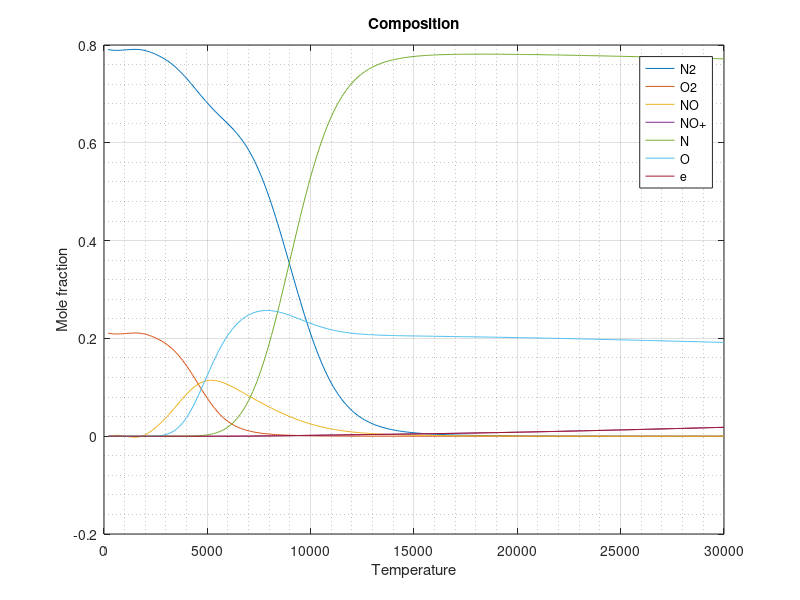
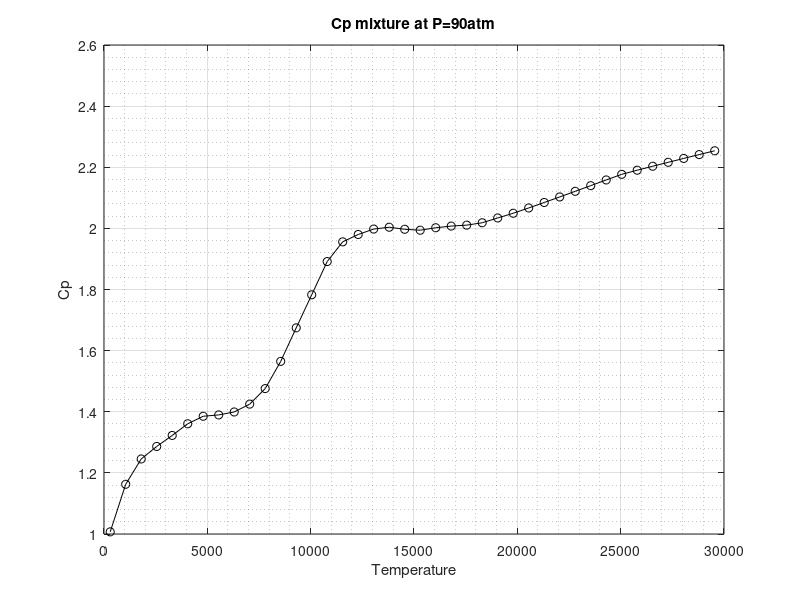

Reproduce these figures in MATLAB, in order.
%% Program to find Cp of air.
close all; clear all; clc;

%% INPUT

% Gas constant
R = 8.314;

% Composition
comp = dlmread('comp_P_90atm.dat');

% Cp individual
data_N2  = dlmread('CpN2.dat');
data_O2  = dlmread('CpO2.dat');
data_NO  = dlmread('CpNO.dat');
data_NO1 = dlmread('CpNO+.dat');
data_N   = dlmread('CpN.dat');
data_O   = dlmread('CpO.dat');
data_e   = dlmread('Cpe.dat');

%% Plot each one

T_p = comp(:,1);
n_p = comp(:,2:end);   

T_plot = 200:100:30000;
np_1 = spline(T_p,n_p(:,1),200:100:30000);
np_2 = spline(T_p,n_p(:,2),200:100:30000);
np_3 = spline(T_p,n_p(:,3),200:100:30000);
np_4 = spline(T_p,n_p(:,4),200:100:30000);
np_5 = spline(T_p,n_p(:,5),200:100:30000);
np_6 = spline(T_p,n_p(:,6),200:100:30000);
np_7 = spline(T_p,n_p(:,7),200:100:30000);

N_p = [np_1' np_2' np_3' np_4' np_5' np_6' np_7'];
figure(1)
plot(T_plot,N_p);
grid on;
grid minor;
title('Composition')
xlabel('Temperature')
ylabel('Mole fraction')
legend('N2','O2','NO','NO+','N','O','e')

%% Find Cp mixture

T_out  = [];
Cp_mix = [];

for T = 300:750:30000
    
    T_out  = [T_out T];
    
    % Mole fraction
    nN2  = spline(comp(:,1),comp(:,2),T);
    nO2  = spline(comp(:,1),comp(:,3),T);
    nNO  = spline(comp(:,1),comp(:,4),T);
    nNOe = spline(comp(:,1),comp(:,5),T);
    nN   = spline(comp(:,1),comp(:,6),T);
    nO   = spline(comp(:,1),comp(:,7),T);
    
    % Mass fraction
    M    = 28*nN2 + 32*nO2 + 30*nNO + 30*nNOe + 14*nN + 16*nO;
    
    CpN2 = spline(data_N2(:,1),data_N2(:,2),T)*R/28;
    CpO2 = spline(data_O2(:,1),data_O2(:,2),T)*R/32;
    CpNO = spline(data_NO(:,1),data_NO(:,2),T)*R/30;
    CpNOe= spline(data_NO1(:,1),data_NO1(:,2),T)*R/30;
    CpN  = spline(data_N(:,1),data_N(:,2),T)*R/14;
    CpO  = spline(data_O(:,1),data_O(:,2),T)*R/16;
    
    Cp = (CpN2*28*nN2 + CpO2*32*nO2 + CpNO*30*nNO + CpNOe*30*nNOe + CpN*14*nN + CpO*16*nO)/M;
    
    Cp_mix = [Cp_mix Cp];
    
end

OUT = [T_out' Cp_mix'];

%% Plot Cp of air

figure(2)
plot(T_out,Cp_mix,'-ko')
grid on
grid minor
title('Cp mixture at P=90atm')
xlabel('Temperature')
ylabel('Cp')

%% Save data to file

%  save Cpair_90atm.dat OUT -ASCII

    
    
    
